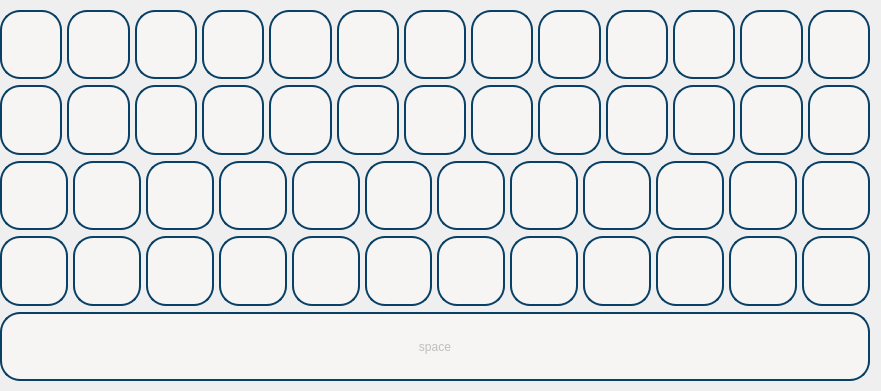
   <widget class="QWidget" name="verticalLayoutWidget">
    <property name="geometry">
     <rect>
      <x>10</x>
      <y>240</y>
      <width>881</width>
      <height>391</height>
     </rect>
    </property>
    <layout class="QVBoxLayout" name="verticalLayout_keyboard">
     <property name="leftMargin">
      <number>0</number>
     </property>
     <property name="topMargin">
      <number>10</number>
     </property>
     <property name="bottomMargin">
      <number>10</number>
     </property>
     <item>
      <layout class="QHBoxLayout" name="horizontalLayout">
       <property name="spacing">
        <number>5</number>
       </property>
       <property name="sizeConstraint">
        <enum>QLayout::SetDefaultConstraint</enum>
       </property>
       <item>
        <widget class="QPushButton" name="bnt_0">
         <property name="enabled">
          <bool>false</bool>
         </property>
         <property name="sizePolicy">
          <sizepolicy hsizetype="MinimumExpanding" vsizetype="Minimum">
           <horstretch>0</horstretch>
           <verstretch>0</verstretch>
          </sizepolicy>
         </property>
         <property name="styleSheet">
          <string notr="true">border-radius: 20px;  
border: 2px solid #094065;
background-color: rgb(246, 245, 244);</string>
         </property>
         <property name="text">
          <string/>
         </property>
        </widget>
       </item>
       <item>
        <widget class="QPushButton" name="bnt_1">
         <property name="enabled">
          <bool>false</bool>
         </property>
         <property name="sizePolicy">
          <sizepolicy hsizetype="MinimumExpanding" vsizetype="Minimum">
           <horstretch>0</horstretch>
           <verstretch>0</verstretch>
          </sizepolicy>
         </property>
         <property name="styleSheet">
          <string notr="true">border-radius: 20px;  
border: 2px solid #094065;
background-color: rgb(246, 245, 244);</string>
         </property>
         <property name="text">
          <string/>
         </property>
        </widget>
       </item>
       <item>
        <widget class="QPushButton" name="bnt_2">
         <property name="enabled">
          <bool>false</bool>
         </property>
         <property name="sizePolicy">
          <sizepolicy hsizetype="MinimumExpanding" vsizetype="Minimum">
           <horstretch>0</horstretch>
           <verstretch>0</verstretch>
          </sizepolicy>
         </property>
         <property name="styleSheet">
          <string notr="true">border-radius: 20px;  
border: 2px solid #094065;
background-color: rgb(246, 245, 244);</string>
         </property>
         <property name="text">
          <string/>
         </property>
        </widget>
       </item>
       <item>
        <widget class="QPushButton" name="bnt_3">
         <property name="enabled">
          <bool>false</bool>
         </property>
         <property name="sizePolicy">
          <sizepolicy hsizetype="MinimumExpanding" vsizetype="Minimum">
           <horstretch>0</horstretch>
           <verstretch>0</verstretch>
          </sizepolicy>
         </property>
         <property name="styleSheet">
          <string notr="true">border-radius: 20px;  
border: 2px solid #094065;
background-color: rgb(246, 245, 244);</string>
         </property>
         <property name="text">
          <string/>
         </property>
        </widget>
       </item>
       <item>
        <widget class="QPushButton" name="bnt_4">
         <property name="enabled">
          <bool>false</bool>
         </property>
         <property name="sizePolicy">
          <sizepolicy hsizetype="MinimumExpanding" vsizetype="Minimum">
           <horstretch>0</horstretch>
           <verstretch>0</verstretch>
          </sizepolicy>
         </property>
         <property name="styleSheet">
          <string notr="true">border-radius: 20px;  
border: 2px solid #094065;
background-color: rgb(246, 245, 244);</string>
         </property>
         <property name="text">
          <string/>
         </property>
        </widget>
       </item>
       <item>
        <widget class="QPushButton" name="bnt_5">
         <property name="enabled">
          <bool>false</bool>
         </property>
         <property name="sizePolicy">
          <sizepolicy hsizetype="MinimumExpanding" vsizetype="Minimum">
           <horstretch>0</horstretch>
           <verstretch>0</verstretch>
          </sizepolicy>
         </property>
         <property name="styleSheet">
          <string notr="true">border-radius: 20px;  
border: 2px solid #094065;
background-color: rgb(246, 245, 244);</string>
         </property>
         <property name="text">
          <string/>
         </property>
        </widget>
       </item>
       <item>
        <widget class="QPushButton" name="bnt_6">
         <property name="enabled">
          <bool>false</bool>
         </property>
         <property name="sizePolicy">
          <sizepolicy hsizetype="MinimumExpanding" vsizetype="Minimum">
           <horstretch>0</horstretch>
           <verstretch>0</verstretch>
          </sizepolicy>
         </property>
         <property name="styleSheet">
          <string notr="true">border-radius: 20px;  
border: 2px solid #094065;
background-color: rgb(246, 245, 244);</string>
         </property>
         <property name="text">
          <string/>
         </property>
        </widget>
       </item>
       <item>
        <widget class="QPushButton" name="bnt_7">
         <property name="enabled">
          <bool>false</bool>
         </property>
         <property name="sizePolicy">
          <sizepolicy hsizetype="MinimumExpanding" vsizetype="Minimum">
           <horstretch>0</horstretch>
           <verstretch>0</verstretch>
          </sizepolicy>
         </property>
         <property name="styleSheet">
          <string notr="true">border-radius: 20px;  
border: 2px solid #094065;
background-color: rgb(246, 245, 244);</string>
         </property>
         <property name="text">
          <string/>
         </property>
        </widget>
       </item>
       <item>
        <widget class="QPushButton" name="bnt_8">
         <property name="enabled">
          <bool>false</bool>
         </property>
         <property name="sizePolicy">
          <sizepolicy hsizetype="MinimumExpanding" vsizetype="Minimum">
           <horstretch>0</horstretch>
           <verstretch>0</verstretch>
          </sizepolicy>
         </property>
         <property name="styleSheet">
          <string notr="true">border-radius: 20px;  
border: 2px solid #094065;
background-color: rgb(246, 245, 244);</string>
         </property>
         <property name="text">
          <string/>
         </property>
        </widget>
       </item>
       <item>
        <widget class="QPushButton" name="bnt_9">
         <property name="enabled">
          <bool>false</bool>
         </property>
         <property name="sizePolicy">
          <sizepolicy hsizetype="MinimumExpanding" vsizetype="Minimum">
           <horstretch>0</horstretch>
           <verstretch>0</verstretch>
          </sizepolicy>
         </property>
         <property name="styleSheet">
          <string notr="true">border-radius: 20px;  
border: 2px solid #094065;
background-color: rgb(246, 245, 244);</string>
         </property>
         <property name="text">
          <string/>
         </property>
        </widget>
       </item>
       <item>
        <widget class="QPushButton" name="bnt_10">
         <property name="enabled">
          <bool>false</bool>
         </property>
         <property name="sizePolicy">
          <sizepolicy hsizetype="MinimumExpanding" vsizetype="Minimum">
           <horstretch>0</horstretch>
           <verstretch>0</verstretch>
          </sizepolicy>
         </property>
         <property name="styleSheet">
          <string notr="true">border-radius: 20px;  
border: 2px solid #094065;
background-color: rgb(246, 245, 244);</string>
         </property>
         <property name="text">
          <string/>
         </property>
        </widget>
       </item>
       <item>
        <widget class="QPushButton" name="bnt_11">
         <property name="enabled">
          <bool>false</bool>
         </property>
         <property name="sizePolicy">
          <sizepolicy hsizetype="MinimumExpanding" vsizetype="Minimum">
           <horstretch>0</horstretch>
           <verstretch>0</verstretch>
          </sizepolicy>
         </property>
         <property name="styleSheet">
          <string notr="true">border-radius: 20px;  
border: 2px solid #094065;
background-color: rgb(246, 245, 244);</string>
         </property>
         <property name="text">
          <string/>
         </property>
        </widget>
       </item>
       <item>
        <widget class="QPushButton" name="bnt_12">
         <property name="enabled">
          <bool>false</bool>
         </property>
         <property name="sizePolicy">
          <sizepolicy hsizetype="MinimumExpanding" vsizetype="Minimum">
           <horstretch>0</horstretch>
           <verstretch>0</verstretch>
          </sizepolicy>
         </property>
         <property name="styleSheet">
          <string notr="true">border-radius: 20px;  
border: 2px solid #094065;
background-color: rgb(246, 245, 244);</string>
         </property>
         <property name="text">
          <string/>
         </property>
        </widget>
       </item>
      </layout>
     </item>
     <item>
      <layout class="QHBoxLayout" name="horizontalLayout_3">
       <property name="spacing">
        <number>5</number>
       </property>
       <property name="sizeConstraint">
        <enum>QLayout::SetDefaultConstraint</enum>
       </property>
       <item>
        <widget class="QPushButton" name="bnt_13">
         <property name="enabled">
          <bool>false</bool>
         </property>
         <property name="sizePolicy">
          <sizepolicy hsizetype="MinimumExpanding" vsizetype="Minimum">
           <horstretch>0</horstretch>
           <verstretch>0</verstretch>
          </sizepolicy>
         </property>
         <property name="styleSheet">
          <string notr="true">border-radius: 20px;  
border: 2px solid #094065;
background-color: rgb(246, 245, 244);</string>
         </property>
         <property name="text">
          <string/>
         </property>
        </widget>
       </item>
       <item>
        <widget class="QPushButton" name="bnt_14">
         <property name="enabled">
          <bool>false</bool>
         </property>
         <property name="sizePolicy">
          <sizepolicy hsizetype="MinimumExpanding" vsizetype="Minimum">
           <horstretch>0</horstretch>
           <verstretch>0</verstretch>
          </sizepolicy>
         </property>
         <property name="styleSheet">
          <string notr="true">border-radius: 20px;  
border: 2px solid #094065;
background-color: rgb(246, 245, 244);</string>
         </property>
         <property name="text">
          <string/>
         </property>
        </widget>
       </item>
       <item>
        <widget class="QPushButton" name="bnt_15">
         <property name="enabled">
          <bool>false</bool>
         </property>
         <property name="sizePolicy">
          <sizepolicy hsizetype="MinimumExpanding" vsizetype="Minimum">
           <horstretch>0</horstretch>
           <verstretch>0</verstretch>
          </sizepolicy>
         </property>
         <property name="styleSheet">
          <string notr="true">border-radius: 20px;  
border: 2px solid #094065;
background-color: rgb(246, 245, 244);</string>
         </property>
         <property name="text">
          <string/>
         </property>
        </widget>
       </item>
       <item>
        <widget class="QPushButton" name="bnt_16">
         <property name="enabled">
          <bool>false</bool>
         </property>
         <property name="sizePolicy">
          <sizepolicy hsizetype="MinimumExpanding" vsizetype="Minimum">
           <horstretch>0</horstretch>
           <verstretch>0</verstretch>
          </sizepolicy>
         </property>
         <property name="styleSheet">
          <string notr="true">border-radius: 20px;  
border: 2px solid #094065;
background-color: rgb(246, 245, 244);</string>
         </property>
         <property name="text">
          <string/>
         </property>
        </widget>
       </item>
       <item>
        <widget class="QPushButton" name="bnt_17">
         <property name="enabled">
          <bool>false</bool>
         </property>
         <property name="sizePolicy">
          <sizepolicy hsizetype="MinimumExpanding" vsizetype="Minimum">
           <horstretch>0</horstretch>
           <verstretch>0</verstretch>
          </sizepolicy>
         </property>
         <property name="styleSheet">
          <string notr="true">border-radius: 20px;  
border: 2px solid #094065;
background-color: rgb(246, 245, 244);</string>
         </property>
         <property name="text">
          <string/>
         </property>
        </widget>
       </item>
       <item>
        <widget class="QPushButton" name="bnt_18">
         <property name="enabled">
          <bool>false</bool>
         </property>
         <property name="sizePolicy">
          <sizepolicy hsizetype="MinimumExpanding" vsizetype="Minimum">
           <horstretch>0</horstretch>
           <verstretch>0</verstretch>
          </sizepolicy>
         </property>
         <property name="styleSheet">
          <string notr="true">border-radius: 20px;  
border: 2px solid #094065;
background-color: rgb(246, 245, 244);</string>
         </property>
         <property name="text">
          <string/>
         </property>
        </widget>
       </item>
       <item>
        <widget class="QPushButton" name="bnt_19">
         <property name="enabled">
          <bool>false</bool>
         </property>
         <property name="sizePolicy">
          <sizepolicy hsizetype="MinimumExpanding" vsizetype="Minimum">
           <horstretch>0</horstretch>
           <verstretch>0</verstretch>
          </sizepolicy>
         </property>
         <property name="styleSheet">
          <string notr="true">border-radius: 20px;  
border: 2px solid #094065;
background-color: rgb(246, 245, 244);</string>
         </property>
         <property name="text">
          <string/>
         </property>
        </widget>
       </item>
       <item>
        <widget class="QPushButton" name="bnt_20">
         <property name="enabled">
          <bool>false</bool>
         </property>
         <property name="sizePolicy">
          <sizepolicy hsizetype="MinimumExpanding" vsizetype="Minimum">
           <horstretch>0</horstretch>
           <verstretch>0</verstretch>
          </sizepolicy>
         </property>
         <property name="styleSheet">
          <string notr="true">border-radius: 20px;  
border: 2px solid #094065;
background-color: rgb(246, 245, 244);</string>
         </property>
         <property name="text">
          <string/>
         </property>
        </widget>
       </item>
       <item>
        <widget class="QPushButton" name="bnt_21">
         <property name="enabled">
          <bool>false</bool>
         </property>
         <property name="sizePolicy">
          <sizepolicy hsizetype="MinimumExpanding" vsizetype="Minimum">
           <horstretch>0</horstretch>
           <verstretch>0</verstretch>
          </sizepolicy>
         </property>
         <property name="styleSheet">
          <string notr="true">border-radius: 20px;  
border: 2px solid #094065;
background-color: rgb(246, 245, 244);</string>
         </property>
         <property name="text">
          <string/>
         </property>
        </widget>
       </item>
       <item>
        <widget class="QPushButton" name="bnt_22">
         <property name="enabled">
          <bool>false</bool>
         </property>
         <property name="sizePolicy">
          <sizepolicy hsizetype="MinimumExpanding" vsizetype="Minimum">
           <horstretch>0</horstretch>
           <verstretch>0</verstretch>
          </sizepolicy>
         </property>
         <property name="styleSheet">
          <string notr="true">border-radius: 20px;  
border: 2px solid #094065;
background-color: rgb(246, 245, 244);</string>
         </property>
         <property name="text">
          <string/>
         </property>
        </widget>
       </item>
       <item>
        <widget class="QPushButton" name="bnt_23">
         <property name="enabled">
          <bool>false</bool>
         </property>
         <property name="sizePolicy">
          <sizepolicy hsizetype="MinimumExpanding" vsizetype="Minimum">
           <horstretch>0</horstretch>
           <verstretch>0</verstretch>
          </sizepolicy>
         </property>
         <property name="styleSheet">
          <string notr="true">border-radius: 20px;  
border: 2px solid #094065;
background-color: rgb(246, 245, 244);</string>
         </property>
         <property name="text">
          <string/>
         </property>
        </widget>
       </item>
       <item>
        <widget class="QPushButton" name="bnt_24">
         <property name="enabled">
          <bool>false</bool>
         </property>
         <property name="sizePolicy">
          <sizepolicy hsizetype="MinimumExpanding" vsizetype="Minimum">
           <horstretch>0</horstretch>
           <verstretch>0</verstretch>
          </sizepolicy>
         </property>
         <property name="styleSheet">
          <string notr="true">border-radius: 20px;  
border: 2px solid #094065;
background-color: rgb(246, 245, 244);</string>
         </property>
         <property name="text">
          <string/>
         </property>
        </widget>
       </item>
       <item>
        <widget class="QPushButton" name="bnt_25">
         <property name="enabled">
          <bool>false</bool>
         </property>
         <property name="sizePolicy">
          <sizepolicy hsizetype="MinimumExpanding" vsizetype="Minimum">
           <horstretch>0</horstretch>
           <verstretch>0</verstretch>
          </sizepolicy>
         </property>
         <property name="styleSheet">
          <string notr="true">border-radius: 20px;  
border: 2px solid #094065;
background-color: rgb(246, 245, 244);</string>
         </property>
         <property name="text">
          <string/>
         </property>
        </widget>
       </item>
      </layout>
     </item>
     <item>
      <layout class="QHBoxLayout" name="horizontalLayout_4">
       <property name="spacing">
        <number>5</number>
       </property>
       <property name="sizeConstraint">
        <enum>QLayout::SetDefaultConstraint</enum>
       </property>
       <item>
        <widget class="QPushButton" name="bnt_26">
         <property name="enabled">
          <bool>false</bool>
         </property>
         <property name="sizePolicy">
          <sizepolicy hsizetype="MinimumExpanding" vsizetype="Minimum">
           <horstretch>0</horstretch>
           <verstretch>0</verstretch>
          </sizepolicy>
         </property>
         <property name="styleSheet">
          <string notr="true">border-radius: 20px;  
border: 2px solid #094065;
background-color: rgb(246, 245, 244);</string>
         </property>
         <property name="text">
          <string/>
         </property>
        </widget>
       </item>
       <item>
        <widget class="QPushButton" name="bnt_27">
         <property name="enabled">
          <bool>false</bool>
         </property>
         <property name="sizePolicy">
          <sizepolicy hsizetype="MinimumExpanding" vsizetype="Minimum">
           <horstretch>0</horstretch>
           <verstretch>0</verstretch>
          </sizepolicy>
         </property>
         <property name="styleSheet">
          <string notr="true">border-radius: 20px;  
border: 2px solid #094065;
background-color: rgb(246, 245, 244);</string>
         </property>
         <property name="text">
          <string/>
         </property>
        </widget>
       </item>
       <item>
        <widget class="QPushButton" name="bnt_28">
         <property name="enabled">
          <bool>false</bool>
         </property>
         <property name="sizePolicy">
          <sizepolicy hsizetype="MinimumExpanding" vsizetype="Minimum">
           <horstretch>0</horstretch>
           <verstretch>0</verstretch>
          </sizepolicy>
         </property>
         <property name="styleSheet">
          <string notr="true">border-radius: 20px;  
border: 2px solid #094065;
background-color: rgb(246, 245, 244);</string>
         </property>
         <property name="text">
          <string/>
         </property>
        </widget>
       </item>
       <item>
        <widget class="QPushButton" name="bnt_29">
         <property name="enabled">
          <bool>false</bool>
         </property>
         <property name="sizePolicy">
          <sizepolicy hsizetype="MinimumExpanding" vsizetype="Minimum">
           <horstretch>0</horstretch>
           <verstretch>0</verstretch>
          </sizepolicy>
         </property>
         <property name="styleSheet">
          <string notr="true">border-radius: 20px;  
border: 2px solid #094065;
background-color: rgb(246, 245, 244);</string>
         </property>
         <property name="text">
          <string/>
         </property>
        </widget>
       </item>
       <item>
        <widget class="QPushButton" name="bnt_30">
         <property name="enabled">
          <bool>false</bool>
         </property>
         <property name="sizePolicy">
          <sizepolicy hsizetype="MinimumExpanding" vsizetype="Minimum">
           <horstretch>0</horstretch>
           <verstretch>0</verstretch>
          </sizepolicy>
         </property>
         <property name="styleSheet">
          <string notr="true">border-radius: 20px;  
border: 2px solid #094065;
background-color: rgb(246, 245, 244);</string>
         </property>
         <property name="text">
          <string/>
         </property>
        </widget>
       </item>
       <item>
        <widget class="QPushButton" name="bnt_31">
         <property name="enabled">
          <bool>false</bool>
         </property>
         <property name="sizePolicy">
          <sizepolicy hsizetype="MinimumExpanding" vsizetype="Minimum">
           <horstretch>0</horstretch>
           <verstretch>0</verstretch>
          </sizepolicy>
         </property>
         <property name="styleSheet">
          <string notr="true">border-radius: 20px;  
border: 2px solid #094065;
background-color: rgb(246, 245, 244);</string>
         </property>
         <property name="text">
          <string/>
         </property>
        </widget>
       </item>
       <item>
        <widget class="QPushButton" name="bnt_32">
         <property name="enabled">
          <bool>false</bool>
         </property>
         <property name="sizePolicy">
          <sizepolicy hsizetype="MinimumExpanding" vsizetype="Minimum">
           <horstretch>0</horstretch>
           <verstretch>0</verstretch>
          </sizepolicy>
         </property>
         <property name="styleSheet">
          <string notr="true">border-radius: 20px;  
border: 2px solid #094065;
background-color: rgb(246, 245, 244);</string>
         </property>
         <property name="text">
          <string/>
         </property>
        </widget>
       </item>
       <item>
        <widget class="QPushButton" name="bnt_33">
         <property name="enabled">
          <bool>false</bool>
         </property>
         <property name="sizePolicy">
          <sizepolicy hsizetype="MinimumExpanding" vsizetype="Minimum">
           <horstretch>0</horstretch>
           <verstretch>0</verstretch>
          </sizepolicy>
         </property>
         <property name="styleSheet">
          <string notr="true">border-radius: 20px;  
border: 2px solid #094065;
background-color: rgb(246, 245, 244);</string>
         </property>
         <property name="text">
          <string/>
         </property>
        </widget>
       </item>
       <item>
        <widget class="QPushButton" name="bnt_34">
         <property name="enabled">
          <bool>false</bool>
         </property>
         <property name="sizePolicy">
          <sizepolicy hsizetype="MinimumExpanding" vsizetype="Minimum">
           <horstretch>0</horstretch>
           <verstretch>0</verstretch>
          </sizepolicy>
         </property>
         <property name="styleSheet">
          <string notr="true">border-radius: 20px;  
border: 2px solid #094065;
background-color: rgb(246, 245, 244);</string>
         </property>
         <property name="text">
          <string/>
         </property>
        </widget>
       </item>
       <item>
        <widget class="QPushButton" name="bnt_35">
         <property name="enabled">
          <bool>false</bool>
         </property>
         <property name="sizePolicy">
          <sizepolicy hsizetype="MinimumExpanding" vsizetype="Minimum">
           <horstretch>0</horstretch>
           <verstretch>0</verstretch>
          </sizepolicy>
         </property>
         <property name="styleSheet">
          <string notr="true">border-radius: 20px;  
border: 2px solid #094065;
background-color: rgb(246, 245, 244);</string>
         </property>
         <property name="text">
          <string/>
         </property>
        </widget>
       </item>
       <item>
        <widget class="QPushButton" name="bnt_36">
         <property name="enabled">
          <bool>false</bool>
         </property>
         <property name="sizePolicy">
          <sizepolicy hsizetype="MinimumExpanding" vsizetype="Minimum">
           <horstretch>0</horstretch>
           <verstretch>0</verstretch>
          </sizepolicy>
         </property>
         <property name="styleSheet">
          <string notr="true">border-radius: 20px;  
border: 2px solid #094065;
background-color: rgb(246, 245, 244);</string>
         </property>
         <property name="text">
          <string/>
         </property>
        </widget>
       </item>
       <item>
        <widget class="QPushButton" name="bnt_37">
         <property name="enabled">
          <bool>false</bool>
         </property>
         <property name="sizePolicy">
          <sizepolicy hsizetype="MinimumExpanding" vsizetype="Minimum">
           <horstretch>0</horstretch>
           <verstretch>0</verstretch>
          </sizepolicy>
         </property>
         <property name="styleSheet">
          <string notr="true">border-radius: 20px;  
border: 2px solid #094065;
background-color: rgb(246, 245, 244);</string>
         </property>
         <property name="text">
          <string/>
         </property>
        </widget>
       </item>
      </layout>
     </item>
     <item>
      <layout class="QHBoxLayout" name="horizontalLayout_5">
       <property name="spacing">
        <number>5</number>
       </property>
       <property name="sizeConstraint">
        <enum>QLayout::SetDefaultConstraint</enum>
       </property>
       <item>
        <widget class="QPushButton" name="bnt_38">
         <property name="enabled">
          <bool>false</bool>
         </property>
         <property name="sizePolicy">
          <sizepolicy hsizetype="MinimumExpanding" vsizetype="Minimum">
           <horstretch>0</horstretch>
           <verstretch>0</verstretch>
          </sizepolicy>
         </property>
         <property name="styleSheet">
          <string notr="true">border-radius: 20px;  
border: 2px solid #094065;
background-color: rgb(246, 245, 244);</string>
         </property>
         <property name="text">
          <string/>
         </property>
        </widget>
       </item>
       <item>
        <widget class="QPushButton" name="bnt_39">
         <property name="enabled">
          <bool>false</bool>
         </property>
         <property name="sizePolicy">
          <sizepolicy hsizetype="MinimumExpanding" vsizetype="Minimum">
           <horstretch>0</horstretch>
           <verstretch>0</verstretch>
          </sizepolicy>
         </property>
         <property name="styleSheet">
          <string notr="true">border-radius: 20px;  
border: 2px solid #094065;
background-color: rgb(246, 245, 244);</string>
         </property>
         <property name="text">
          <string/>
         </property>
        </widget>
       </item>
       <item>
        <widget class="QPushButton" name="bnt_40">
         <property name="enabled">
          <bool>false</bool>
         </property>
         <property name="sizePolicy">
          <sizepolicy hsizetype="MinimumExpanding" vsizetype="Minimum">
           <horstretch>0</horstretch>
           <verstretch>0</verstretch>
          </sizepolicy>
         </property>
         <property name="styleSheet">
          <string notr="true">border-radius: 20px;  
border: 2px solid #094065;
background-color: rgb(246, 245, 244);</string>
         </property>
         <property name="text">
          <string/>
         </property>
        </widget>
       </item>
       <item>
        <widget class="QPushButton" name="bnt_41">
         <property name="enabled">
          <bool>false</bool>
         </property>
         <property name="sizePolicy">
          <sizepolicy hsizetype="MinimumExpanding" vsizetype="Minimum">
           <horstretch>0</horstretch>
           <verstretch>0</verstretch>
          </sizepolicy>
         </property>
         <property name="styleSheet">
          <string notr="true">border-radius: 20px;  
border: 2px solid #094065;
background-color: rgb(246, 245, 244);</string>
         </property>
         <property name="text">
          <string/>
         </property>
        </widget>
       </item>
       <item>
        <widget class="QPushButton" name="bnt_42">
         <property name="enabled">
          <bool>false</bool>
         </property>
         <property name="sizePolicy">
          <sizepolicy hsizetype="MinimumExpanding" vsizetype="Minimum">
           <horstretch>0</horstretch>
           <verstretch>0</verstretch>
          </sizepolicy>
         </property>
         <property name="styleSheet">
          <string notr="true">border-radius: 20px;  
border: 2px solid #094065;
background-color: rgb(246, 245, 244);</string>
         </property>
         <property name="text">
          <string/>
         </property>
        </widget>
       </item>
       <item>
        <widget class="QPushButton" name="bnt_43">
         <property name="enabled">
          <bool>false</bool>
         </property>
         <property name="sizePolicy">
          <sizepolicy hsizetype="MinimumExpanding" vsizetype="Minimum">
           <horstretch>0</horstretch>
           <verstretch>0</verstretch>
          </sizepolicy>
         </property>
         <property name="styleSheet">
          <string notr="true">border-radius: 20px;  
border: 2px solid #094065;
background-color: rgb(246, 245, 244);</string>
         </property>
         <property name="text">
          <string/>
         </property>
        </widget>
       </item>
       <item>
        <widget class="QPushButton" name="bnt_44">
         <property name="enabled">
          <bool>false</bool>
         </property>
         <property name="sizePolicy">
          <sizepolicy hsizetype="MinimumExpanding" vsizetype="Minimum">
           <horstretch>0</horstretch>
           <verstretch>0</verstretch>
          </sizepolicy>
         </property>
         <property name="styleSheet">
          <string notr="true">border-radius: 20px;  
border: 2px solid #094065;
background-color: rgb(246, 245, 244);</string>
         </property>
         <property name="text">
          <string/>
         </property>
        </widget>
       </item>
       <item>
        <widget class="QPushButton" name="bnt_45">
         <property name="enabled">
          <bool>false</bool>
         </property>
         <property name="sizePolicy">
          <sizepolicy hsizetype="MinimumExpanding" vsizetype="Minimum">
           <horstretch>0</horstretch>
           <verstretch>0</verstretch>
          </sizepolicy>
         </property>
         <property name="styleSheet">
          <string notr="true">border-radius: 20px;  
border: 2px solid #094065;
background-color: rgb(246, 245, 244);</string>
         </property>
         <property name="text">
          <string/>
         </property>
        </widget>
       </item>
       <item>
        <widget class="QPushButton" name="bnt_46">
         <property name="enabled">
          <bool>false</bool>
         </property>
         <property name="sizePolicy">
          <sizepolicy hsizetype="MinimumExpanding" vsizetype="Minimum">
           <horstretch>0</horstretch>
           <verstretch>0</verstretch>
          </sizepolicy>
         </property>
         <property name="styleSheet">
          <string notr="true">border-radius: 20px;  
border: 2px solid #094065;
background-color: rgb(246, 245, 244);</string>
         </property>
         <property name="text">
          <string/>
         </property>
        </widget>
       </item>
       <item>
        <widget class="QPushButton" name="bnt_47">
         <property name="enabled">
          <bool>false</bool>
         </property>
         <property name="sizePolicy">
          <sizepolicy hsizetype="MinimumExpanding" vsizetype="Minimum">
           <horstretch>0</horstretch>
           <verstretch>0</verstretch>
          </sizepolicy>
         </property>
         <property name="styleSheet">
          <string notr="true">border-radius: 20px;  
border: 2px solid #094065;
background-color: rgb(246, 245, 244);</string>
         </property>
         <property name="text">
          <string/>
         </property>
        </widget>
       </item>
       <item>
        <widget class="QPushButton" name="bnt_48">
         <property name="enabled">
          <bool>false</bool>
         </property>
         <property name="sizePolicy">
          <sizepolicy hsizetype="MinimumExpanding" vsizetype="Minimum">
           <horstretch>0</horstretch>
           <verstretch>0</verstretch>
          </sizepolicy>
         </property>
         <property name="styleSheet">
          <string notr="true">border-radius: 20px;  
border: 2px solid #094065;
background-color: rgb(246, 245, 244);</string>
         </property>
         <property name="text">
          <string/>
         </property>
        </widget>
       </item>
       <item>
        <widget class="QPushButton" name="bnt_49">
         <property name="enabled">
          <bool>false</bool>
         </property>
         <property name="sizePolicy">
          <sizepolicy hsizetype="MinimumExpanding" vsizetype="Minimum">
           <horstretch>0</horstretch>
           <verstretch>0</verstretch>
          </sizepolicy>
         </property>
         <property name="styleSheet">
          <string notr="true">border-radius: 20px;  
border: 2px solid #094065;
background-color: rgb(246, 245, 244);</string>
         </property>
         <property name="text">
          <string/>
         </property>
        </widget>
       </item>
      </layout>
     </item>
     <item>
      <widget class="QPushButton" name="space">
       <property name="enabled">
        <bool>false</bool>
       </property>
       <property name="sizePolicy">
        <sizepolicy hsizetype="Minimum" vsizetype="Minimum">
         <horstretch>0</horstretch>
         <verstretch>0</verstretch>
        </sizepolicy>
       </property>
       <property name="styleSheet">
        <string notr="true">border-radius: 20px;  
border: 2px solid #094065;
background-color: rgb(246, 245, 244);</string>
       </property>
       <property name="text">
        <string>space</string>
       </property>
      </widget>
     </item>
    </layout>
   </widget>
